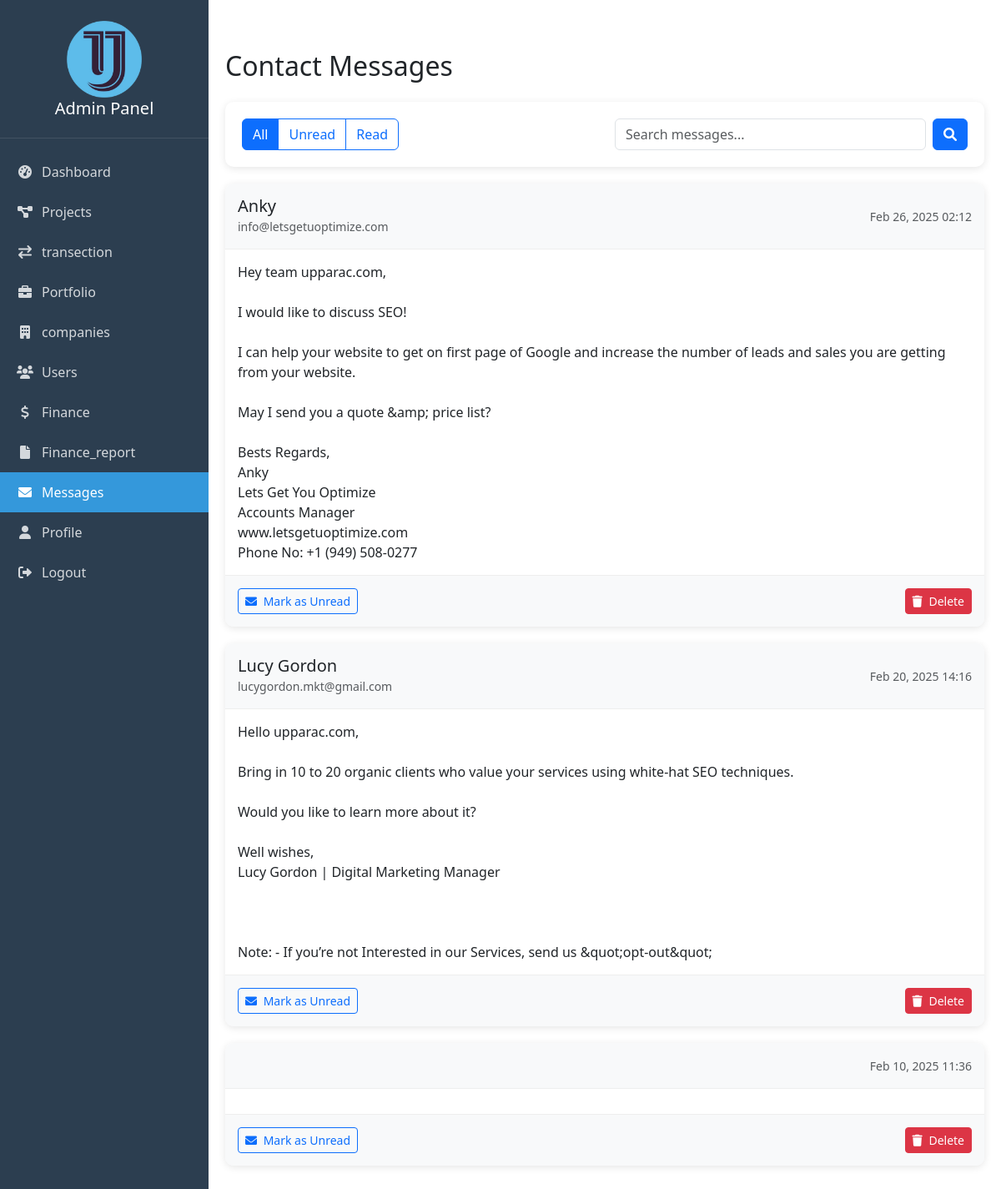
Screenshot of /admin/view_contacts.php with the database file from the repository.
### tables this page shows
CREATE TABLE `contacts` (
  `id` int(11) NOT NULL,
  `name` varchar(255) NOT NULL,
  `email` varchar(255) NOT NULL,
  `subject` text NOT NULL,
  `is_read` tinyint(1) DEFAULT 0,
  `created_at` timestamp NOT NULL DEFAULT current_timestamp(),
  `message` text DEFAULT NULL
);

### admin/view_contacts.php (the view, shortened to what this page needs)
<?php
require_once 'config/db.php';
$filter = isset($_GET['filter']) ? $_GET['filter'] : 'all';
$search = isset($_GET['search']) ? $_GET['search'] : '';
$where_clause = "";
$params = [];
$types = "";
$page = isset($_GET['page']) ? (int)$_GET['page'] : 1;
$per_page = 10;
$offset = ($page - 1) * $per_page;
$sql = "SELECT * FROM contacts $where_clause ORDER BY created_at DESC LIMIT ? OFFSET ?";
$types .= "ii";
$params[] = $per_page;
$params[] = $offset;
$stmt = $conn->prepare($sql);
if ($params) {
    $stmt->bind_param($types, ...$params);
}
$stmt->execute();
$result = $stmt->get_result();
?>
<!DOCTYPE html>
<html lang="en">
<head>
    <link href="https://cdn.jsdelivr.net/npm/bootstrap@5.3.0/dist/css/bootstrap.min.css" rel="stylesheet">
    <link rel="stylesheet" href="https://cdnjs.cloudflare.com/ajax/libs/font-awesome/6.0.0/css/all.min.css">
</head>
<body>
    <?php include 'navbar.php'; ?>
    <div class="main-content">
        <h2 class="mb-4">Contact Messages</h2>
        <div class="filter-card">
            <div class="row align-items-center">
                <div class="col-md-6 mb-3 mb-md-0">
                    <div class="btn-group">
                        <a href="?filter=all<?php echo $search ? '&search='.$search : ''; ?>"
                           class="btn btn-outline-primary <?php echo $filter === 'all' ? 'active' : ''; ?>">
                            All
                        </a>
                        <a href="?filter=unread<?php echo $search ? '&search='.$search : ''; ?>"
                           class="btn btn-outline-primary <?php echo $filter === 'unread' ? 'active' : ''; ?>">
                            Unread
                        </a>
                        <a href="?filter=read<?php echo $search ? '&search='.$search : ''; ?>"
                           class="btn btn-outline-primary <?php echo $filter === 'read' ? 'active' : ''; ?>">
                            Read
                        </a>
                    </div>
                </div>
                <div class="col-md-6">
                    <form class="d-flex">
                        <input type="search" name="search" class="form-control me-2"
                               placeholder="Search messages..." value="<?php echo htmlspecialchars($search); ?>">
                        <button type="submit" class="btn btn-primary">
                            <i class="fas fa-search"></i>
                        </button>
                    </form>
                </div>
            </div>
        </div>
        <?php if ($result->num_rows > 0): ?>
            <?php while($message = $result->fetch_assoc()): ?>
                <div class="message-card <?php echo !$message['is_read'] ? 'unread' : ''; ?>">
                    <div class="message-header">
                        <div class="row align-items-center">
                            <div class="col">
                                <h5 class="mb-0"><?php echo htmlspecialchars($message['name']); ?></h5>
                                <small class="text-muted">
                                    <?php echo htmlspecialchars($message['email']); ?>
                                </small>
                            </div>
                            <div class="col-auto">
                                <small class="text-muted">
                                    <?php echo date('M d, Y H:i', strtotime($message['created_at'])); ?>
                                </small>
                            </div>
                        </div>
                    </div>
                    <div class="message-body">
                        <p class="mb-0"><?php echo nl2br(htmlspecialchars($message['message'])); ?></p>
                    </div>
                    <div class="message-footer">
                        <div class="d-flex justify-content-between align-items-center">
                            <form method="POST" class="d-inline">
                                <button type="submit" name="toggle_read" class="btn btn-sm btn-outline-primary">
                                    <?php if ($message['is_read']): ?>
                                        <i class="fas fa-envelope me-1"></i> Mark as Unread
                                    <?php else: ?>
                                        <i class="fas fa-envelope-open me-1"></i> Mark as Read
                                    <?php endif; ?>
                                </button>
                            </form>
                            <form method="POST" class="d-inline">
                                <button type="submit" name="delete_message" class="btn btn-sm btn-danger"
                                        onclick="return confirm('Are you sure you want to delete this message?')">
                                    <i class="fas fa-trash me-1"></i> Delete
                                </button>
                            </form>
                        </div>
                    </div>
                </div>
            <?php endwhile; ?>
        <?php endif; ?>
    </div>
</body>
</html>

### admin/view_contacts.php (style rules this page uses)
.message-card { background: white; border-radius: 10px; box-shadow: 0 2px 10px rgba(0,0,0,0.1); margin-bottom: 20px; transition: transform 0.3s ease; }
.message-header { padding: 15px; border-bottom: 1px solid #eee; background: #f8f9fa; border-radius: 10px 10px 0 0; }
.message-body { padding: 15px; }
.message-footer { padding: 15px; border-top: 1px solid #eee; background: #f8f9fa; border-radius: 0 0 10px 10px; }
.filter-card { background: white; border-radius: 10px; box-shadow: 0 2px 10px rgba(0,0,0,0.1); padding: 20px; margin-bottom: 20px; }

### admin/navbar.php (style rules this page uses)
:root { --sidebar-width: 250px; --primary-color: #2c3e50; --secondary-color: #34495e; --accent-color: #3498db; }
.main-content { margin-left: var(--sidebar-width); padding: 20px; transition: all 0.3s ease; }

### rows the page displays
contacts: name "Anky", email "info@letsgetuoptimize.com", created_at "Feb 26, 2025 02:12", message "Hey team upparac.com, I would like to discuss SEO! I can help your website to get on first page of Google and increase the number of leads and sales you are getting from your website. May I send you a quote &amp; price list? Bests Regards, Anky Lets Get You Optimize Accounts Manager www.letsgetuoptimize.com Phone No: +1 (949) 508-0277", is_read 1 (drawn)
contacts: name "Lucy Gordon", email "lucygordon.mkt@gmail.com", created_at "Feb 20, 2025 14:16", message "Hello upparac.com, Bring in 10 to 20 organic clients who value your services using white-hat SEO techniques. Would you like to learn more about it? Well wishes, Lucy Gordon | Digital Marketing Manager Note: - If you’re not Interested in our Services, send us &quot;opt-out&quot;", is_read 1 (drawn)
contacts: created_at "Feb 10, 2025 11:36", is_read 1 (drawn)
